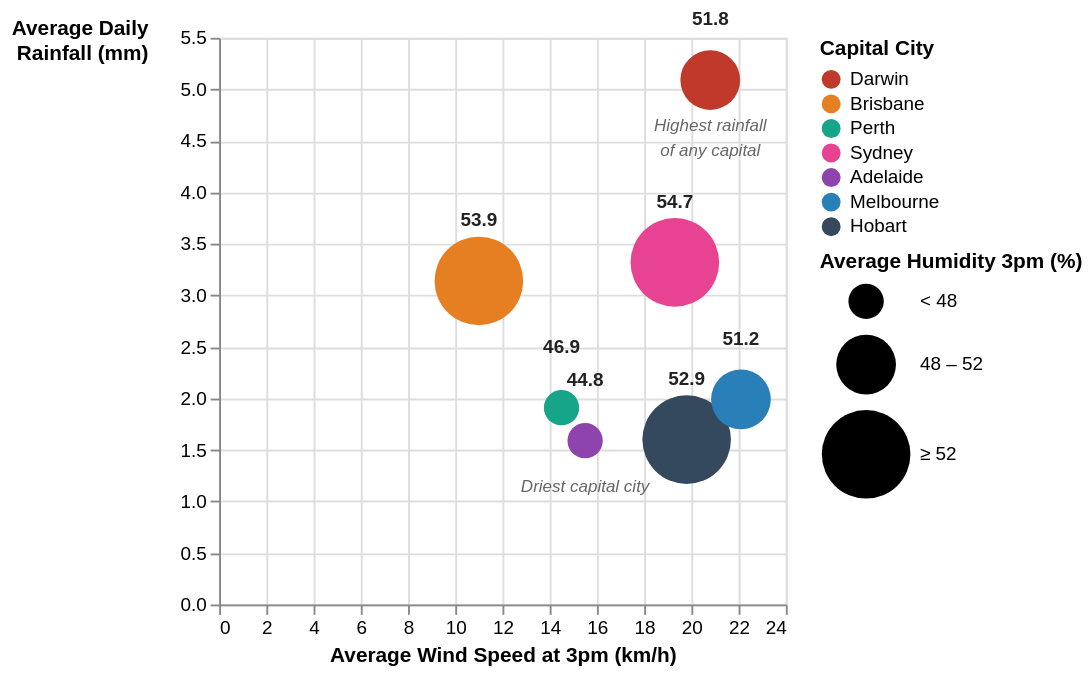

The Vega-Lite source for this figure:
### Vega-Lite specification from a JSON file in a GitHub repository (floating-point values rounded to 4 significant figures)
{"$schema": "https://vega.github.io/schema/vega-lite/v5.json", "width": "container", "height": "container", "data": {"values": [{"city": "Adelaide", "windSpeed": 15.5, "rainfall": 1.59, "humidity": 44.8}, {"city": "Brisbane", "windSpeed": 11.0, "rainfall": 3.14, "humidity": 53.9}, {"city": "Darwin", "windSpeed": 20.8, "rainfall": 5.09, "humidity": 51.8}, {"city": "Hobart", "windSpeed": 19.8, "rainfall": 1.6, "humidity": 52.9}, {"city": "Melbourne", "windSpeed": 22.1, "rainfall": 1.99, "humidity": 51.2}, {"city": "Perth", "windSpeed": 14.5, "rainfall": 1.91, "humidity": 46.9}, {"city": "Sydney", "windSpeed": 19.3, "rainfall": 3.32, "humidity": 54.7}]}, "encoding": {"x": {"field": "windSpeed", "type": "quantitative", "title": "Average Wind Speed at 3pm (km/h)"}, "y": {"field": "rainfall", "type": "quantitative", "title": ["Average Daily", "Rainfall (mm)"], "axis": {"titleAngle": 0, "titleAnchor": "end", "titleAlign": "right"}}}, "layer": [{"params": [{"name": "cityHighlight", "select": {"type": "point", "fields": ["city"], "on": "click"}, "bind": "legend"}], "mark": {"type": "circle"}, "encoding": {"size": {"field": "humidity", "type": "quantitative", "title": "Average Humidity 3pm (%)", "scale": {"type": "threshold", "domain": [48, 52], "range": [350, 1000, 2200]}}, "color": {"field": "city", "type": "nominal", "title": "Capital City", "scale": {"domain": ["Darwin", "Brisbane", "Perth", "Sydney", "Adelaide", "Melbourne", "Hobart"], "range": ["#c0392b", "#e67e22", "#17a589", "#e84393", "#8e44ad", "#2980b9", "#34495e"]}}, "opacity": {"condition": {"param": "cityHighlight", "value": 1}, "value": 0.15}, "tooltip": [{"field": "city", "type": "nominal", "title": "Capital City"}, {"field": "windSpeed", "type": "quantitative", "title": "Average Wind Speed (km/h)"}, {"field": "rainfall", "type": "quantitative", "title": "Average Rainfall (mm)"}, {"field": "humidity", "type": "quantitative", "title": "Average Humidity 3pm (%)"}]}}, {"mark": {"type": "text", "dy": -32, "fontSize": 10, "fontWeight": "bold", "color": "#222"}, "encoding": {"text": {"field": "humidity", "type": "quantitative", "format": ".1f"}}}, {"data": {"values": [{"windSpeed": 20.8, "rainfall": 5.09}]}, "mark": {"type": "text", "dy": 24, "fontSize": 9, "fontStyle": "italic", "color": "#666", "lineHeight": 13}, "encoding": {"x": {"field": "windSpeed", "type": "quantitative"}, "y": {"field": "rainfall", "type": "quantitative"}, "text": {"value": ["Highest rainfall", "of any capital"]}}}, {"data": {"values": [{"windSpeed": 15.5, "rainfall": 1.59}]}, "mark": {"type": "text", "dy": 24, "fontSize": 9, "fontStyle": "italic", "color": "#666"}, "encoding": {"x": {"field": "windSpeed", "type": "quantitative"}, "y": {"field": "rainfall", "type": "quantitative"}, "text": {"value": "Driest capital city"}}}]}
